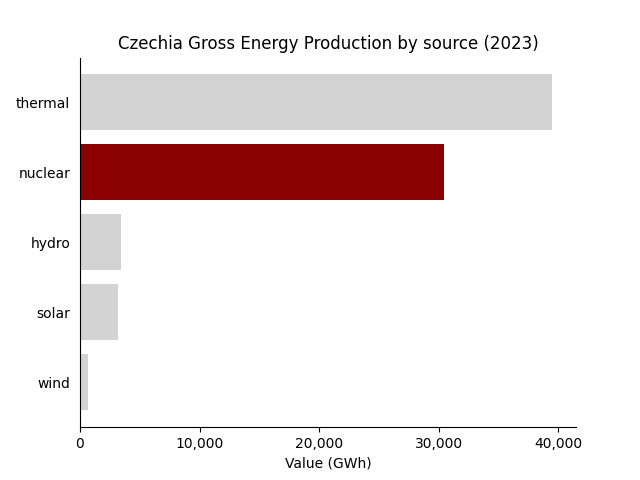

Python code for this plot:
"""
Do a progression of plots with the same data

1. Showing the last 3: hydro, wind, solar.
2. Showing next one: nuclear.
3. Showing the next one: thermal.
4. Highlight the last one on red: nuclear.
"""
import matplotlib.pyplot as plt
import pandas as pd
import os

# Load the data
data_dict = {"thermal":39506.288, "hydro":3416.997, "wind":701.606, "solar":3210.432, "nuclear":30410.464}
df = pd.DataFrame(data_dict.items(), columns=["Source", "Value"])

# Sort the bars decreasingly by value
df = df.sort_values(by="Value", ascending=True)

# Define the colors
color_list = ["lightgray"] * len(df)
color_list[-2] = "darkred"

# Plot the bars
fig, ax = plt.subplots()
ax.barh(df["Source"], df["Value"], color=color_list)

# Remove top and right splines
ax.spines[["top", "right"]].set_visible(False)

# Remove the ticks on the left
ax.tick_params(left=False)

# Change the ticks on the bottom to be multiples of 10000
ax.xaxis.set_major_locator(plt.MultipleLocator(10000))

# Add the format to be multiples of 10,000
ax.xaxis.set_major_formatter(plt.FuncFormatter(lambda x, pos: f"{x:,.0f}"))

# Add gray line to the major ticks
#ax.xaxis.grid(True, linestyle="-", color="gray", alpha=0.25)

# Add a title
ax.set_title("Czechia Gross Energy Production by source (2023)")

# Add xlabel
ax.set_xlabel("Value (GWh)")

# Save the figure
figname = "progression_exercise.png"
plt.savefig(figname)
print(f"open {figname}")